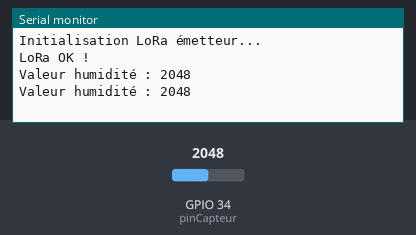
The sketch below on a simulated ESP32. Shown: the last lines printed to the serial monitor. Inputs (shaded band) come from the test bench; at power-on: GPIO 34 (pinCapteur) = 2048. No radio packets arrive unless stated.

Above: at 3.8 s.
3.9 s: GPIO 34 (pinCapteur) set to 2866
At 7.4 s:
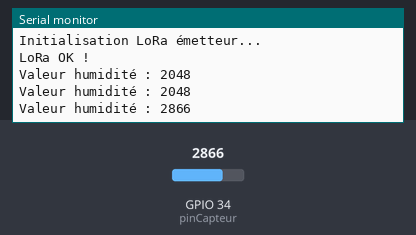
7.9 s: GPIO 34 (pinCapteur) set to 3603
At 9.5 s:
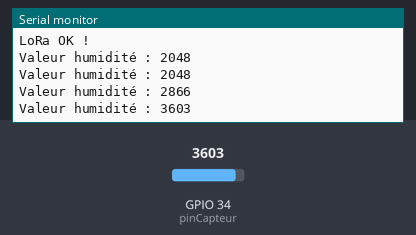
Timing chart, 0 to 11.0 s (numbered marks = the images above; inputs shaded):
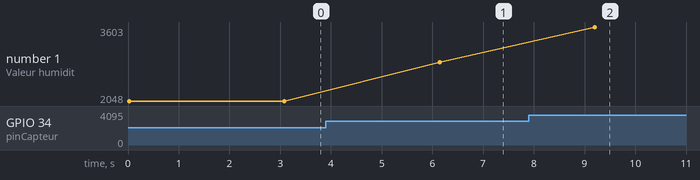

The sketch:

code_emetteur.ino
```cpp
#include <SPI.h>
#include <LoRa.h>

const int pinCapteur = 34;  // GPIO où est branché AOUT du capteur

void setup() {
  Serial.begin(115200);
  while (!Serial);

  Serial.println("Initialisation LoRa émetteur...");

  // Initialise LoRa
  LoRa.setPins(5, 14, 26);  // NSS, RESET, DIO0
  if (!LoRa.begin(868E6)) {
    Serial.println("Échec de démarrage LoRa !");
    while (1);
  }
  Serial.println("LoRa OK !");
}

void loop() {
  int valeur = analogRead(pinCapteur);
  Serial.print("Valeur humidité : ");
  Serial.println(valeur);

  // Envoi LoRa
  LoRa.beginPacket();
  LoRa.print(valeur);
  LoRa.endPacket();

  delay(3000); // 1 envoi toutes les 3 secondes
}
```

Measured:
- after the input at 3.9 s, the serial monitor: prints a new line after 2.2 s (image 1)
- after the input at 7.9 s, the serial monitor: prints a new line after 1.3 s (image 2)
- plotted number 1: 2048 → 2866 after the input at 3.9 s, 2866 → 3603 after the input at 7.9 s
